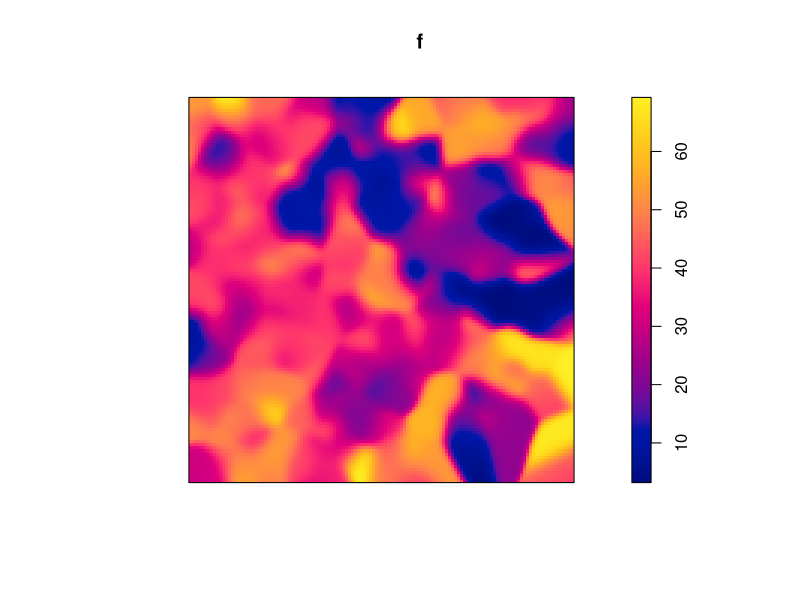

The R script that drew this image:
library(spatstat)


### Name: Smoothfun.ppp
### Title: Smooth Interpolation of Marks as a Spatial Function
### Aliases: Smoothfun Smoothfun.ppp
### Keywords: spatial methods smooth

### ** Examples

  f <- Smoothfun(longleaf)
  f
  f(120, 80)
  plot(f)
